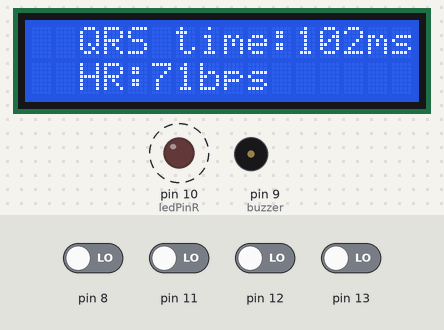
Recording of a sketch running on a simulated Arduino Uno, built with avr-gcc and run on an emulated ATmega328P. Parts: 16×2 character LCD, output pins drawn as LEDs (lit = HIGH), buzzer (waves = sounding). Dashed ring = blinking. Inputs (shaded band) come from the test bench; at power-on: pin 8, pin 11–13 LOW. What the sketch prints to the serial monitor is not drawn.

Above: at 1.8 s.
1.9 s: pin 13 driven HIGH
At 4.3 s:
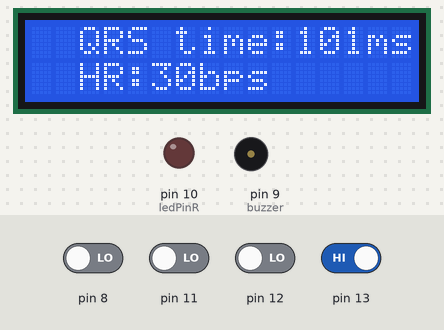
4.9 s: pin 8 driven HIGH
At 5.8 s:
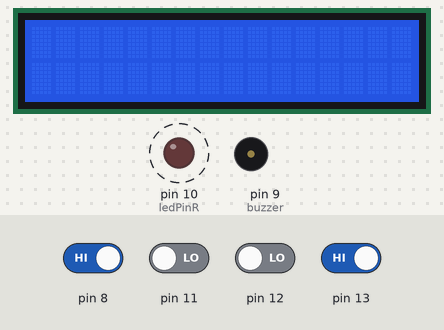
7.9 s: pin 11 driven HIGH
At 10.7 s:
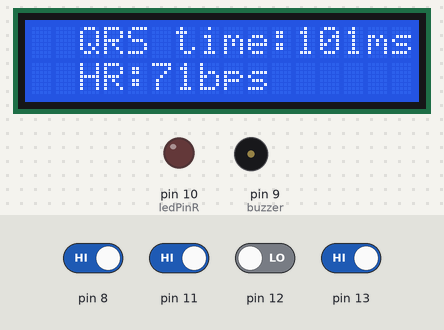
10.9 s: pin 12 driven HIGH
At 12.3 s:
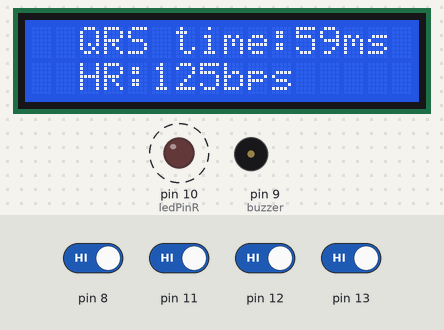
Timing chart, 0 to 14.1 s (numbered marks = the images above; inputs shaded):
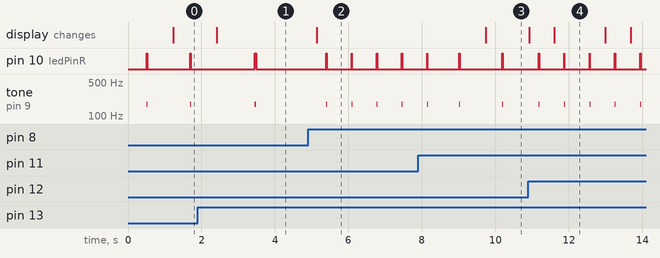

Measured:
- after the input at 1.9 s, the display: changes after 0.51 s (image 1)
- after the input at 4.9 s, the display: first differs from a run without the input after 0.23 s (image 2)
- after the input at 7.9 s, the display: changes after 1.8 s (image 3)
- after the input at 10.9 s, pin 10 (ledPinR): alternates HIGH for 0.01 s and LOW for 0.68 s, starting after 0.28 s; tone on pin 9 (buzzer): alternates 175 Hz for 0.01 s and silent for 0.68 s, starting after 0.28 s; the display: first changes at once (image 4 shows a later state)
- what the display in image 4 shows lasts 1.4 s, from 11.6 s to 13.0 s

The sketch:

P5_c_digo.ino
```cpp
#include <EnableInterrupt.h>
#include "pitches.h"
#include <LiquidCrystal.h>

#define ELEVEN 11
#define TWELVE 12
#define THIRTEEN 13
#define EIGHT 8

LiquidCrystal lcd(7,6,5,4,3,2);

const int ledPinR = 10;

const int buzzer = 9;
int melody = NOTE_F3;

int atrial_fibrillation[80] = {59,59,59,81,88,98,59,59,67,66,55,59,59,87,86,59,76,80,59,59,59,59,59,57,50,40,32,30,95,247,355,247,32,0,43,59,59,59,59,59,59,
                                59,59,66,75,84,94,102,107,108,105,97,88,78,69,59,50,59,65,64,59,59,74,75,75,59,59,59,59,59,29,40,76,59,62,64,65,63,59,59};

int heartbeat[80] = {59,59,59,59,59,59,59,59,59,59,59,59,59,87,95,97,96,85,59,59,59,59,59,57,50,40,32,30,95,247,355,247,32,0,43,59,59,59,59,59,59,
                      59,59,66,75,84,94,102,107,108,105,97,88,78,69,59,59,59,59,59,59,59,59,59,59,59,59,59,59,59,59,59,59,59,59,59,59,59,59,59};


volatile int Delay = 14;
volatile int value = 1;

int tiempo1;
int tiempo2;
int tiempo;
int HR;

void NormalV(){
  value = 1;
  Delay = 14;
}
void TachycardiaV(){
  value = 1;
  Delay = 8;
}

void BradycardiaV(){
  value = 1;
  Delay = 33;
}

void AtrialF(){
  value = 2;
}

void atrialF(){
  for(int a=0;a<80;a++){
    Serial.println((atrial_fibrillation[a]/0.2)-295);
    delay(8);
    if(atrial_fibrillation [a] == 355){
      tone(buzzer, melody , 8);
      digitalWrite(ledPinR,HIGH);
      delay(8);
      digitalWrite(ledPinR,LOW);
    }
  }
}

void ECG(int f){
  for(int i=0;i<80;i++){
    Serial.println((heartbeat[i]/0.2)-295);
    delay(f);
    if (heartbeat[i] == 30){
      tiempo1 = millis();
    }
    if (heartbeat [i]== 0){
      tiempo2 = millis();
    }
    if(heartbeat [i] == 355){
      tone(buzzer, melody , f);
      digitalWrite(ledPinR,HIGH);
      delay(f);
      digitalWrite(ledPinR,LOW);
    }
  }
}

void QRSt_HRf(int t1, int t2, int d){
  tiempo = t2 - t1;
  lcd.clear();

  lcd.setCursor(2,0);
  lcd.print("QRS time:");
  lcd.print(tiempo);
  lcd.print("ms");

  HR = 1000/d;

  lcd.setCursor(2,1);
  lcd.print("HR:");
  lcd.print(HR);
  lcd.print("bps");

  delay(3);
}
void setup() {
  Serial.begin(9600);
  lcd.begin(16,2);
  pinMode(ledPinR, OUTPUT);

  enableInterrupt(ELEVEN,NormalV,RISING);
  enableInterrupt(TWELVE,TachycardiaV,RISING);
  enableInterrupt(THIRTEEN,BradycardiaV,RISING);
  enableInterrupt(EIGHT, AtrialF, RISING);
}
void loop() {
  if(value == 1){
    digitalWrite(ledPinR,LOW);
    ECG(Delay);
    QRSt_HRf(tiempo1,tiempo2,Delay);
  }
  if(value == 2){
    lcd.clear();
    atrialF();
  }
}
```
